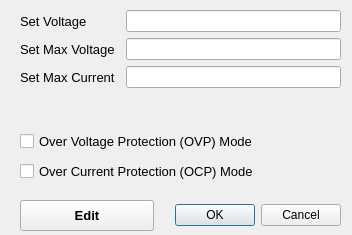
<?xml version="1.0" encoding="UTF-8"?>
<ui version="4.0">
 <class>Dialog</class>
 <widget class="QDialog" name="Dialog">
  <property name="geometry">
   <rect>
    <x>0</x>
    <y>0</y>
    <width>352</width>
    <height>235</height>
   </rect>
  </property>
  <property name="minimumSize">
   <size>
    <width>350</width>
    <height>150</height>
   </size>
  </property>
  <property name="windowTitle">
   <string>Dialog</string>
  </property>
  <widget class="QCheckBox" name="ocpCheckBox">
   <property name="geometry">
    <rect>
     <x>20</x>
     <y>160</y>
     <width>237</width>
     <height>23</height>
    </rect>
   </property>
   <property name="font">
    <font>
     <pointsize>10</pointsize>
    </font>
   </property>
   <property name="text">
    <string>Over Current Protection (OCP) Mode</string>
   </property>
   <property name="checked">
    <bool>false</bool>
   </property>
  </widget>
  <widget class="QCheckBox" name="ovpCheckBox">
   <property name="geometry">
    <rect>
     <x>20</x>
     <y>130</y>
     <width>238</width>
     <height>23</height>
    </rect>
   </property>
   <property name="font">
    <font>
     <pointsize>10</pointsize>
    </font>
   </property>
   <property name="text">
    <string>Over Voltage Protection (OVP) Mode</string>
   </property>
  </widget>
  <widget class="QDialogButtonBox" name="advsetButtonBox">
   <property name="geometry">
    <rect>
     <x>170</x>
     <y>200</y>
     <width>171</width>
     <height>30</height>
    </rect>
   </property>
   <property name="orientation">
    <enum>Qt::Horizontal</enum>
   </property>
   <property name="standardButtons">
    <set>QDialogButtonBox::Cancel|QDialogButtonBox::Ok</set>
   </property>
  </widget>
  <widget class="QPushButton" name="settingsEditButton">
   <property name="geometry">
    <rect>
     <x>20</x>
     <y>200</y>
     <width>134</width>
     <height>31</height>
    </rect>
   </property>
   <property name="minimumSize">
    <size>
     <width>0</width>
     <height>0</height>
    </size>
   </property>
   <property name="maximumSize">
    <size>
     <width>16777215</width>
     <height>16777215</height>
    </size>
   </property>
   <property name="font">
    <font>
     <pointsize>10</pointsize>
     <weight>75</weight>
     <bold>true</bold>
    </font>
   </property>
   <property name="text">
    <string>Edit</string>
   </property>
  </widget>
  <widget class="QWidget" name="formLayoutWidget">
   <property name="geometry">
    <rect>
     <x>20</x>
     <y>10</y>
     <width>321</width>
     <height>111</height>
    </rect>
   </property>
   <layout class="QFormLayout" name="formLayout">
    <item row="0" column="0">
     <widget class="QLabel" name="label_2">
      <property name="minimumSize">
       <size>
        <width>100</width>
        <height>0</height>
       </size>
      </property>
      <property name="font">
       <font>
        <pointsize>10</pointsize>
       </font>
      </property>
      <property name="text">
       <string>Set Voltage</string>
      </property>
     </widget>
    </item>
    <item row="0" column="1">
     <widget class="QLineEdit" name="setvoltageDisplay">
      <property name="alignment">
       <set>Qt::AlignCenter</set>
      </property>
      <property name="readOnly">
       <bool>true</bool>
      </property>
     </widget>
    </item>
    <item row="1" column="0">
     <widget class="QLabel" name="label_4">
      <property name="minimumSize">
       <size>
        <width>100</width>
        <height>0</height>
       </size>
      </property>
      <property name="font">
       <font>
        <pointsize>10</pointsize>
       </font>
      </property>
      <property name="text">
       <string>Set Max Voltage</string>
      </property>
     </widget>
    </item>
    <item row="1" column="1">
     <widget class="QLineEdit" name="maxvoltageDisplay">
      <property name="alignment">
       <set>Qt::AlignCenter</set>
      </property>
      <property name="readOnly">
       <bool>true</bool>
      </property>
     </widget>
    </item>
    <item row="2" column="0">
     <widget class="QLabel" name="label_3">
      <property name="minimumSize">
       <size>
        <width>100</width>
        <height>0</height>
       </size>
      </property>
      <property name="font">
       <font>
        <pointsize>10</pointsize>
       </font>
      </property>
      <property name="text">
       <string>Set Max Current</string>
      </property>
     </widget>
    </item>
    <item row="2" column="1">
     <widget class="QLineEdit" name="maxcurrentDisplay">
      <property name="alignment">
       <set>Qt::AlignCenter</set>
      </property>
      <property name="readOnly">
       <bool>true</bool>
      </property>
     </widget>
    </item>
   </layout>
  </widget>
 </widget>
 <resources/>
 <connections>
  <connection>
   <sender>advsetButtonBox</sender>
   <signal>accepted()</signal>
   <receiver>Dialog</receiver>
   <slot>accept()</slot>
   <hints>
    <hint type="sourcelabel">
     <x>248</x>
     <y>254</y>
    </hint>
    <hint type="destinationlabel">
     <x>157</x>
     <y>274</y>
    </hint>
   </hints>
  </connection>
  <connection>
   <sender>advsetButtonBox</sender>
   <signal>rejected()</signal>
   <receiver>Dialog</receiver>
   <slot>reject()</slot>
   <hints>
    <hint type="sourcelabel">
     <x>316</x>
     <y>260</y>
    </hint>
    <hint type="destinationlabel">
     <x>286</x>
     <y>274</y>
    </hint>
   </hints>
  </connection>
 </connections>
</ui>
